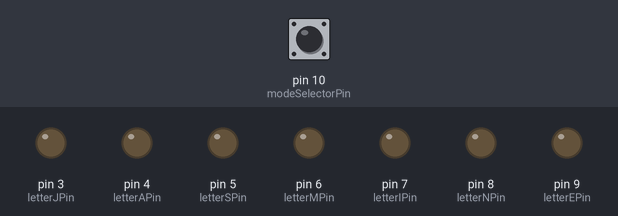
A sketch run on a simulated Arduino Uno, built with avr-gcc and run on an emulated ATmega328P. On the bench: output pins drawn as LEDs (lit = HIGH). The inputs (shaded band) are chosen by the test bench; at power-on: pin 10 (modeSelectorPin) LOW. What the sketch prints to the serial monitor is not drawn.

Above: at 2.8 s.
2.9 s: pin 10 (modeSelectorPin) pulled HIGH for 1 s
At 3.2 s:
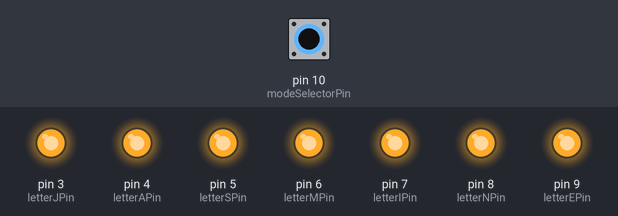
5.4 s: pin 10 (modeSelectorPin) pulled HIGH for 3.2 s
At 6.8 s:
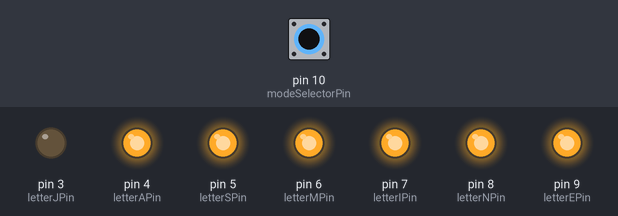
10.1 s: pin 10 (modeSelectorPin) driven HIGH
At 12.3 s:
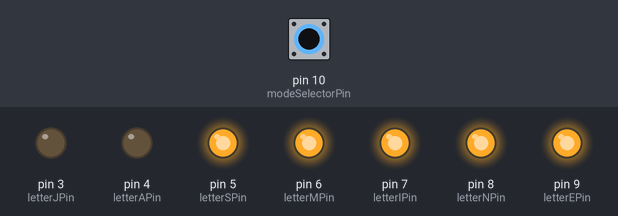
13.1 s: pin 10 (modeSelectorPin) driven LOW
At 13.4 s:
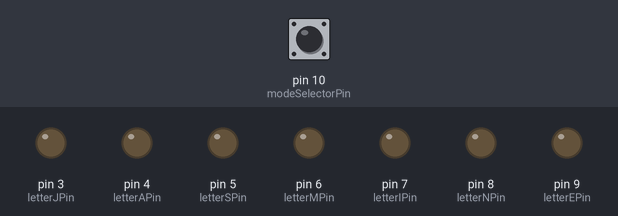
Timing chart, 0 to 16.1 s (numbered marks = the images above; inputs shaded):
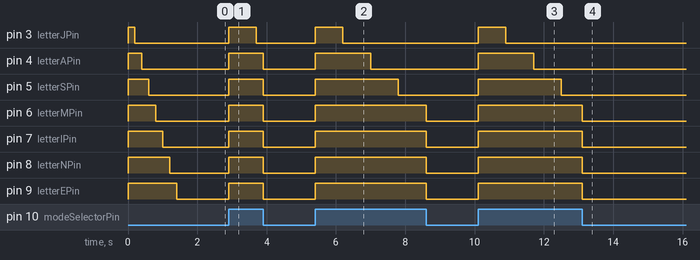

The sketch:

classicFirmware.ino
```cpp
/*Progietto per il controllo di un pannello dove sono posizionate le lettere del nome JASMINE.
Esse sono composta da LED. Ogni lettera è gestita da un solo relè
*/

// alt+254
// alt+176

/*Commentare la successiva riga se si vogliono escludere tutte le righe di DEBUG.
NOTA: purtroppo in questa versione c'è un problema che se si escludono tutte le righe di serial.print entra in modalità waveMode e da lì non esce.
Considerando i tempi di consegna e che non inficiano o rallentano il fw ho deciso di lasciarlo sempre attivo. Vedrò poi se spendere ulteriore tempo in ricerca del problema.
*/
#define DEBUG

//rapida impostazione per cambiare la logica di controllo a seconda che stia utilizzando dei led o i rele: "1" per i led; "0" per i rele
#define testLed 0

//numero lettere
#define letterNumber 7

//letter pin
#define letterJPin 3
#define letterAPin 4
#define letterSPin 5
#define letterMPin 6
#define letterIPin 7
#define letterNPin 8
#define letterEPin 9
//pin per selzionare la modalità
#define modeSelectorPin 10

//modalità di lavoro del pin del selettore
#define readingModeSelectorModePin INPUT
//modalità di lavoro dei pin delle lettere
#define letterPinMode OUTPUT
//durata accensione di una lettera (ms)
#define defaultTimePerLetter 800
//definisco quale numero corrisponde a quale modalità.
#define steadyMode 0
#define waveMode 1
//preparo il mio array di lettere.
const int letterPin[letterNumber]= {letterJPin,letterAPin,letterSPin,letterMPin,letterIPin,letterNPin,letterEPin};

//variabile di stato per capire in che modalità mi trovavo
int previusMode=0;
//variabile di stato per capire in che modalità mi trovo attualmente
int currentMode=0;
//variabile per capire la nuova modalità selezionata
int selectedMode=0;
//varibile per capire quando il ciclo è incominciato
unsigned long startCycleTime=0;
//variabile per capire a che punto sono del ciclo
unsigned long elapsedCycleTime=0;
//variabile per modulare le condizioni temporali in base alla lettera che sto controllando
int letterIndex=0;
//semplice inizializzazione della variabile. nel setup decido che valore deve avere.
int lightON=0;

unsigned long timePerLetter=defaultTimePerLetter;

//=================================INIZIO SKETCH=================================
void setup() {
	#ifdef DEBUG
		Serial.begin(2000000);
		Serial.print("STARTING SYSTEM");
	#endif
	//imposto i pin secondo le modalità scelte
    for (letterIndex;letterIndex<=letterNumber;letterIndex++){
        pinMode(letterPin[letterIndex], letterPinMode);
    }
    letterIndex=0;
    pinMode(modeSelectorPin, readingModeSelectorModePin);
    //leggo subito lo stato del selettore
    selectedMode=digitalRead(modeSelectorPin);
	//decido se devo controllare i rele (LOW=accesi) o se devo accendere direttamente i led (HIGH=accesi)
	if(testLed){
		lightON=1;
	}
	else if(!testLed){
		lightON=0;
	}
	for (letterIndex;letterIndex<=letterNumber;letterIndex++){
		//delay(200);
		digitalWrite(letterPin[letterIndex], !lightON);
	}
	letterIndex=0;
	//semplice accensione iniziale per non avere la stangata di corrente subito.
	for (letterIndex;letterIndex<=letterNumber;letterIndex++){
		delay(200);
		digitalWrite(letterPin[letterIndex], lightON);
		#ifdef DEBUG
			Serial.print(".");
		#endif
	}
	letterIndex=0;
}

void loop() {
	#ifdef DEBUG
		Serial.print("\n");
		Serial.print(millis()/1000.0);
		Serial.print("s - ");
		Serial.print(elapsedCycleTime);
		Serial.print("ms - ");
		Serial.print(selectedMode);
		Serial.print("/");
        Serial.print(currentMode);
		Serial.print("/");
        Serial.print(previusMode);
        Serial.print(" - LED:");
	#endif
    //scelgo che modalità utilizzare a seconda dello stato del selettore
	if(currentMode==steadyMode){
        //nella prima modalità vado ad accendere TUTTE le lettere
		elapsedCycleTime=0;
		for (letterIndex;letterIndex<=letterNumber;letterIndex++){
			digitalWrite(letterPin[letterIndex], lightON);
			#ifdef DEBUG
				Serial.print("*");
			#endif
		}
		letterIndex=0;
	}
	else if(currentMode==waveMode){
		//nella seconda modalità vado a prima a varificare se devo ricominciare il ciclo (2 casi: ciclo iniziato per la prima volta OPPURE ciclo terminato, per cui devo ricominciare)
		if((currentMode!=previusMode)||(elapsedCycleTime>(timePerLetter*(letterNumber*2)))){
			//resetto il tempo di inizio ed il timer
			startCycleTime=millis();
			elapsedCycleTime=0;
		}
		//aggiorno lo stato del timer
		elapsedCycleTime=millis()-startCycleTime;
		//vado ad attivare le lettere se sono all'interno del range temporale di funzionamento
		for (letterIndex;letterIndex<=letterNumber;letterIndex++){
			if(((elapsedCycleTime>timePerLetter*(letterIndex+1)))&&(elapsedCycleTime<(timePerLetter*(letterNumber+letterIndex+1)))){
				digitalWrite(letterPin[letterIndex], lightON); //
				#ifdef DEBUG
					Serial.print("*");
				#endif
			}
			else {
				//spengo la lettera se è fuori dal range
				digitalWrite(letterPin[letterIndex], !lightON);
				#ifdef DEBUG
					Serial.print("-");
				#endif
			}
		}
		letterIndex=0;
	}
	#ifdef DEBUG
		Serial.print(" | ");
		Serial.print((unsigned long)(timePerLetter*(letterNumber*2+1)));
	#endif
	//salvo in che modalità ero
	previusMode=currentMode;
    //leggo il selettore per capire se dovrò cambiare modalità
	selectedMode=digitalRead(modeSelectorPin);
    currentMode=selectedMode;
	//delay(100);
    //selectedMode=0;
}
```

Measured:
- after the input at 2.9 s, pin 3 (letterJPin): LOW → HIGH at once, → LOW 0.80 s later; pin 4 (letterAPin), pin 5 (letterSPin), pin 6 (letterMPin), pin 7 (letterIPin), pin 8 (letterNPin), pin 9 (letterEPin): LOW → HIGH at once, → LOW 1.0 s later
- after the input at 5.4 s, pin 3 (letterJPin): LOW → HIGH at once, → LOW 0.80 s later; pin 4 (letterAPin): LOW → HIGH at once, → LOW 1.6 s later; pin 5 (letterSPin): LOW → HIGH at once, → LOW 2.4 s later; pin 6 (letterMPin), pin 7 (letterIPin), pin 8 (letterNPin), pin 9 (letterEPin): LOW → HIGH at once, → LOW 3.2 s later
- after the input at 10.1 s, pin 3 (letterJPin): LOW → HIGH at once, → LOW 0.80 s later; pin 4 (letterAPin): LOW → HIGH at once, → LOW 1.6 s later; pin 5 (letterSPin): LOW → HIGH at once, → LOW 2.4 s later; pin 6 (letterMPin), pin 7 (letterIPin), pin 8 (letterNPin), pin 9 (letterEPin): LOW → HIGH at once
- after the input at 13.1 s, pin 3 (letterJPin): stays LOW (without the input it goes to HIGH after 3.4 s); pin 7 (letterIPin): HIGH → LOW after 0.00 s instead of 1.0 s; pin 8 (letterNPin): HIGH → LOW after 0.00 s instead of 1.8 s; pin 9 (letterEPin): HIGH → LOW after 0.00 s instead of 2.6 s
